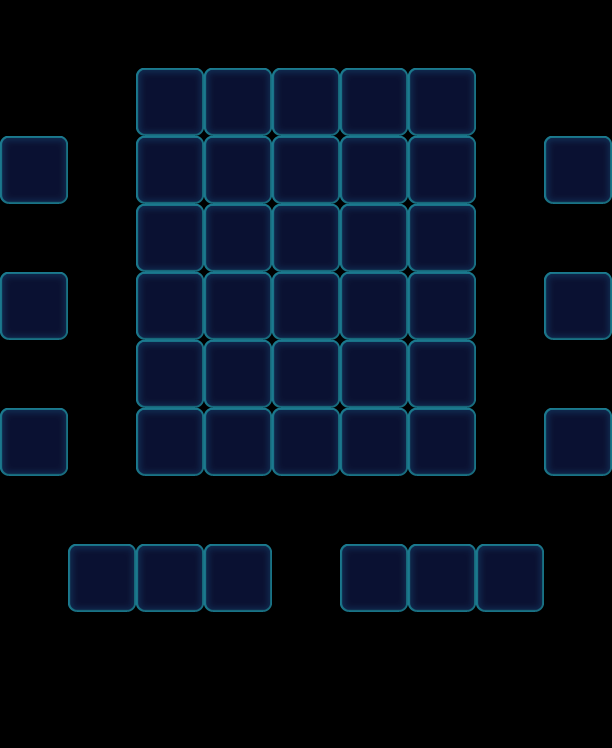

Rendered tile map (Tiled .tmx) drawn with the repository's tilesets; below, a short description and the map source with its tile grids summarised:
An orthogonal 9x11 tile map with 68x68 px tiles, 1 tile layer (Valid), 2 tilesets and 29 objects (6x Flower, 6x Stone, 6x Ice, 6x Begin, 5x Factory_Normal).

<map version="1.0" orientation="orthogonal" width="9" height="11" tilewidth="68" tileheight="68">
 <properties>
  <property name="Connect" value="02,18,1|04,28,1|06,38,1|82,78,1|84,68,1|86,58,1" />
 </properties>
 <tileset firstgid="1" name="game_grid1" tilewidth="68" tileheight="68">
  <image source="game_grid1.png" width="68" height="68" />
 </tileset>
 <tileset firstgid="2" name="map" tilewidth="68" tileheight="68">
  <image source="map.png" width="1024" height="1024" />
 </tileset>
 <layer name="Valid" width="9" height="11">
  <data>[99 cells, 42 non-empty, 1 distinct tile ids]</data>
 </layer>
 <objectgroup name="BottomObj" width="9" height="11" />
 <objectgroup name="MiddleObj" width="9" height="11">
  <object type="Flower" gid="4" x="0" y="204">
   <properties>
    <property name="FlowerLevel" value="1" />
   </properties>
  </object>
  <object type="Flower" gid="4" x="544" y="476">
   <properties>
    <property name="FlowerLevel" value="1" />
   </properties>
  </object>
  <object type="Flower" gid="4" x="0" y="340">
   <properties>
    <property name="FlowerLevel" value="1" />
   </properties>
  </object>
  <object type="Flower" gid="4" x="0" y="476">
   <properties>
    <property name="FlowerLevel" value="1" />
   </properties>
  </object>
  <object type="Flower" gid="4" x="544" y="204">
   <properties>
    <property name="FlowerLevel" value="1" />
   </properties>
  </object>
  <object type="Flower" gid="4" x="544" y="340">
   <properties>
    <property name="FlowerLevel" value="1" />
   </properties>
  </object>
 </objectgroup>
 <objectgroup color="#000000" name="TopObj" width="9" height="11">
  <object name="10" type="Factory_Normal" x="136" y="0" width="68" height="68">
   <properties>
    <property name="FactoryColorsConfig" value="Blue,Yellow,Orange" />
    <property name="FlowerSwitch" value="1" />
   </properties>
  </object>
  <object name="10" type="Factory_Normal" x="204" y="0" width="68" height="68">
   <properties>
    <property name="FactoryColorsConfig" value="Blue,Yellow,Orange" />
    <property name="FlowerSwitch" value="1" />
   </properties>
  </object>
  <object name="10" type="Factory_Normal" x="272" y="0" width="68" height="68">
   <properties>
    <property name="FactoryColorsConfig" value="Blue,Yellow,Orange" />
    <property name="FlowerSwitch" value="1" />
   </properties>
  </object>
  <object name="10" type="Factory_Normal" x="340" y="0" width="68" height="68">
   <properties>
    <property name="FactoryColorsConfig" value="Blue,Yellow,Orange" />
    <property name="FlowerSwitch" value="1" />
   </properties>
  </object>
  <object name="10" type="Factory_Normal" x="408" y="0" width="68" height="68">
   <properties>
    <property name="FactoryColorsConfig" value="Blue,Yellow,Orange" />
    <property name="FlowerSwitch" value="1" />
   </properties>
  </object>
  <object type="Stone" gid="34" x="476" y="612">
   <properties>
    <property name="Layers" value="1" />
   </properties>
  </object>
  <object type="Stone" gid="34" x="68" y="612">
   <properties>
    <property name="Layers" value="1" />
   </properties>
  </object>
  <object name="10" type="Ice" x="0" y="136" width="68" height="68">
   <properties>
    <property name="Layers" value="3" />
   </properties>
  </object>
  <object name="10" type="Ice" x="0" y="272" width="68" height="68">
   <properties>
    <property name="Layers" value="3" />
   </properties>
  </object>
  <object name="10" type="Ice" x="0" y="408" width="68" height="68">
   <properties>
    <property name="Layers" value="3" />
   </properties>
  </object>
  <object name="10" type="Ice" x="544" y="136" width="68" height="68">
   <properties>
    <property name="Layers" value="3" />
   </properties>
  </object>
  <object name="10" type="Ice" x="544" y="272" width="68" height="68">
   <properties>
    <property name="Layers" value="3" />
   </properties>
  </object>
  <object name="10" type="Ice" x="544" y="408" width="68" height="68">
   <properties>
    <property name="Layers" value="3" />
   </properties>
  </object>
  <object name="10" type="Begin" x="0" y="68" width="68" height="68" />
  <object name="10" type="Begin" x="544" y="68" width="68" height="68" />
  <object name="10" type="Begin" x="0" y="204" width="68" height="68" />
  <object name="10" type="Begin" x="0" y="340" width="68" height="68" />
  <object name="10" type="Begin" x="544" y="204" width="68" height="68" />
  <object name="10" type="Begin" x="544" y="340" width="68" height="68" />
  <object type="Stone" gid="34" x="136" y="612">
   <properties>
    <property name="Layers" value="1" />
   </properties>
  </object>
  <object type="Stone" gid="34" x="204" y="612">
   <properties>
    <property name="Layers" value="1" />
   </properties>
  </object>
  <object type="Stone" gid="34" x="340" y="612">
   <properties>
    <property name="Layers" value="1" />
   </properties>
  </object>
  <object type="Stone" gid="34" x="408" y="612">
   <properties>
    <property name="Layers" value="1" />
   </properties>
  </object>
 </objectgroup>
</map>
